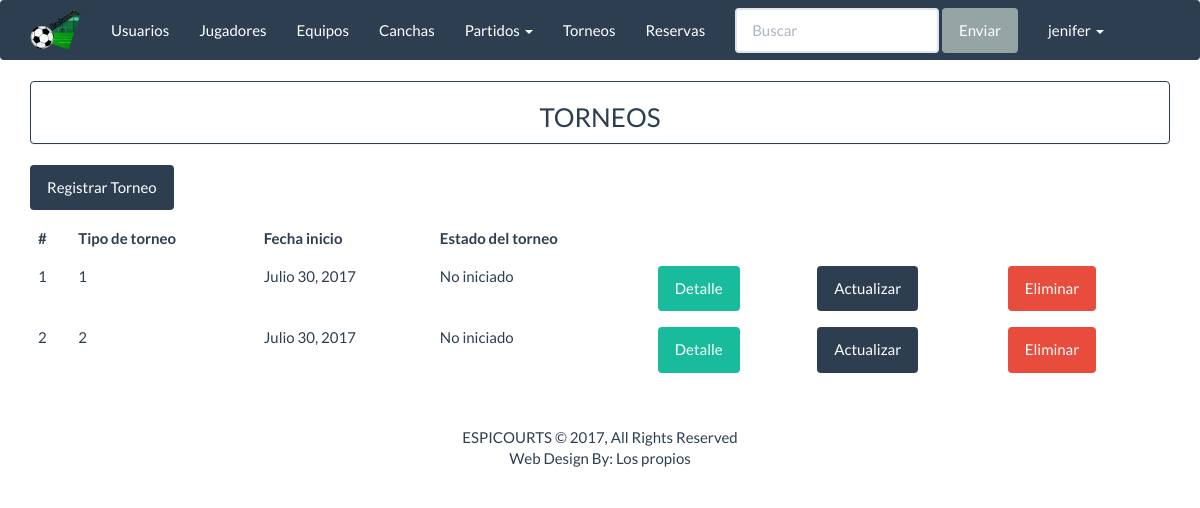
Screenshot of /espicourts/torneos_listar (signed in) with the database file from the repository.
### apps/inicio/models.py (models this page shows, shortened)
class Torneo(models.Model):
    t_torneo=((1,'T.relampago'),(2,'Campeonato'))
    tipo_torneo=models.SmallIntegerField(choices=t_torneo,null=True)
    nombre_torneo=models.CharField('Nombre torneo',max_length=30)
    fecha_inicio = models.DateField()
    fecha_final = models.DateField()
    premio=models.TextField('Premios',max_length=100)
    estados=((1,'No iniciado'),(2,'En proceso'),(3,'Octavos de final'),(4,'Cuartos de final'),
             (5, 'Semifinales'),(6,'Finales'),(7,'Finalizado'))
    estado_torneo=models.SmallIntegerField(choices=estados)
    class Meta:
        db_table='torneo'

### apps/inicio/views.py (the view)
class ListarTorneo(ListView):
    model = Torneo
    template_name = "torneo/torneo_listar.html"
    context_object_name = "torneos"

### templates/torneo/torneo_listar.html (shortened to what this page needs)
{% extends 'base/base.html' %}
{% block  content%}
<div class="panel panel-primary" align="center">
    <h3>TORNEOS</h3>
</div>
<a class="btn btn-primary " href="{% url 'espicourts:torneos_crear' %}" >Registrar Torneo</a>
<div class="table-responsive">
    <table class="table table-hover">
        <thead>
            <tr>
                <th>#</th>
                <th>Tipo de torneo</th>
                <th>Fecha inicio</th>
                <th>Estado del torneo </th>
            </tr>
        </thead>
        <tbody>
            {% for c in torneos%}
            <tr>
                <td>{{ c.id }}</td>
                <td>{{ c.tipo_torneo}}</td>
                <td>{{ c.fecha_inicio}}</td>
                <td>{{ c.get_estado_torneo_display}}</td>
                <td>
                     <a href="{% url 'espicourts:torneo_detalle' c.id %}" button class="btn btn-success"> Detalle</a>
                </td>
                <td>
                     <a href="{% url 'espicourts:torneos_actualizar' c.id %}" button class="btn btn-primary"> Actualizar</a>
                </td>
                <td>
                     <a href="{% url 'espicourts:torneos_eliminar' c.id %}" button class="btn btn-danger"> Eliminar</a>
                </td>
            </tr>
            {% endfor %}
        </tbody>
    </table>
</div>
{% endblock%}

### templates/base/base.html (shortened to what this page needs)
{% load staticfiles %}
<!DOCTYPE html>
<html lang="en">
<head>
    <link rel="stylesheet" href="{% static 'css/bootstrap.min.css' %} ">
</head>
<body>
{% block navbar %}
<nav class="navbar navbar-default" role="navigation">
    <div class="container">
        <div class="navbar-header">
            <a href="{% url 'espicourts:index' %}" class="navbar-brand">
                <img src="../../static/images/espicourts-logo-mini.png" style="margin-top:-10px;"></a>
        </div>
        <ul class="nav navbar-nav navbar-static-top">
            <li><a href="{%  url 'espicourts:usuarios_listar' %}">Usuarios</a></li>
            <li><a href="{%  url 'espicourts:jugadores_listar' %}">Jugadores</a></li>
            <li><a href="{% url 'espicourts:equipos_listar' %}">Equipos</a></li>
            <li><a href="{% url 'espicourts:canchas_listar' %}">Canchas</a></li>
            <li class="dropdown">
                <a href="#" class="dropdown-toggle" data-toggle="dropdown">
                Partidos <b class="caret"></b>
                </a>
            </li>
            <li><a href="{% url 'espicourts:torneos_listar' %}">Torneos</a></li>
            <li><a href="{% url 'espicourts:reservas_listar' %}">Reservas</a></li>
            <form class="navbar-form navbar-left" role="search">
                <div class="form-group">
                    <input type="text" class="form-control" placeholder="Buscar">
                </div>
                <button type="submit" class="btn btn-default">Enviar</button>
            </form>
            <li class="dropdown">
                <a href="#" class="dropdown-toggle" data-toggle="dropdown">
                    {{ user.get_username }} <b class="caret"></b>
                </a>
             </li>
        </ul>
    </div>
</nav>
<div class="container">
{% endblock %}
    {% block content %}
    {% endblock %}
    {% block footer %}
    <footer class="container-fluid text-center bg-lightgray">
        <div class="copyrights" style="margin-top:25px;">
            <p>ESPICOURTS © 2017, All Rights Reserved
                <br>
                <span>Web Design By: Los propios</span></p>
        </div>
    </footer>
    {% endblock %}
</div>
</body>
</html>

### rows the page displays
Torneo: id "1", tipo_torneo "1", fecha_inicio "Julio 30, 2017", estado_torneo "No iniciado"
Torneo: id "2", tipo_torneo "2", fecha_inicio "Julio 30, 2017", estado_torneo "No iniciado"

### other values shown
{{ user.get_username }} "jenifer"
